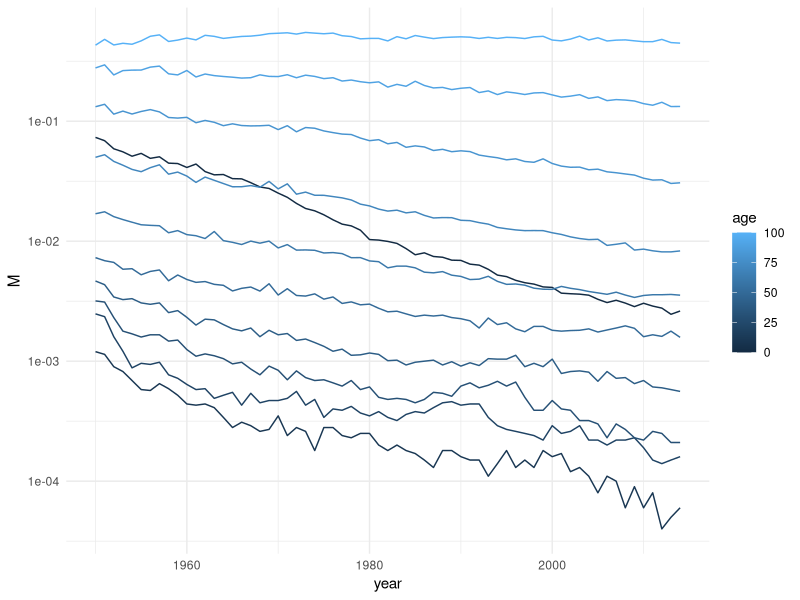
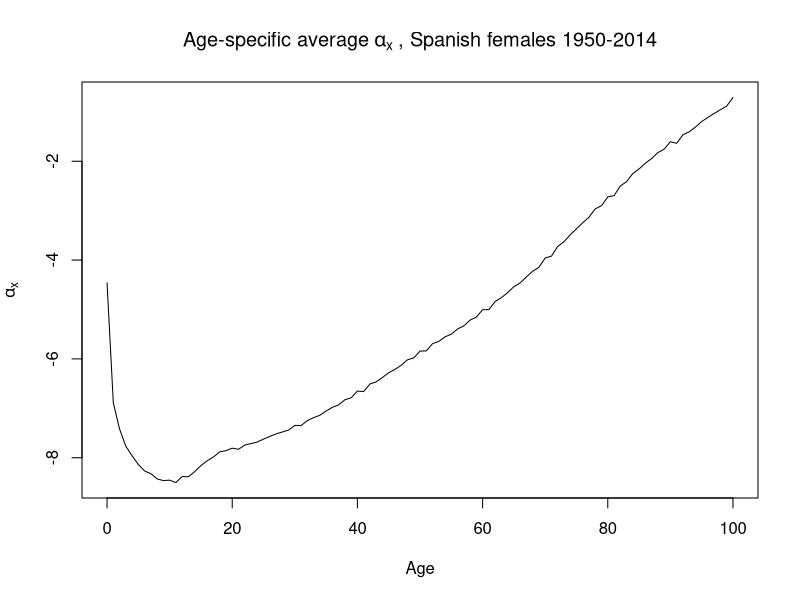
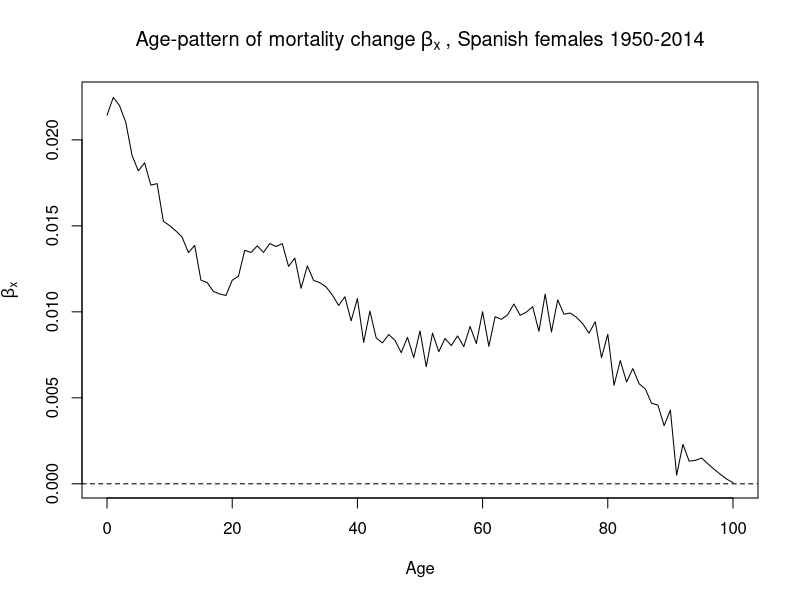
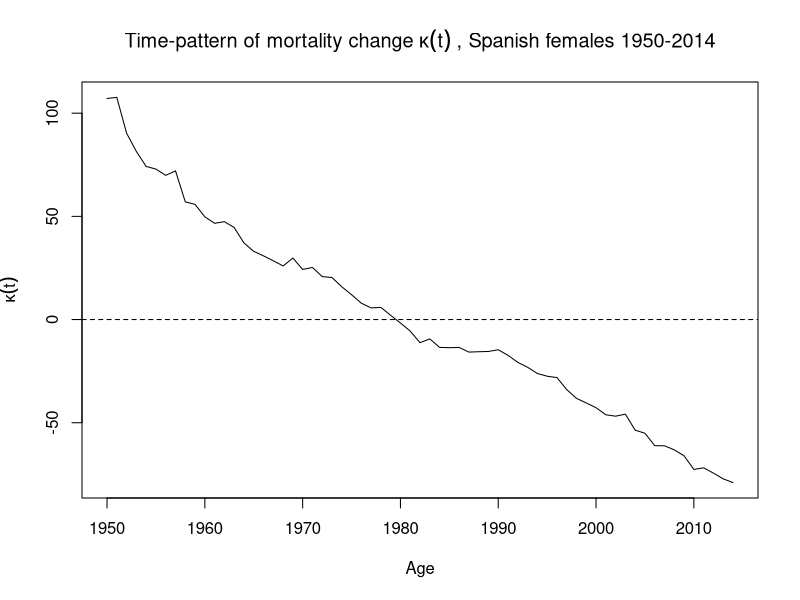
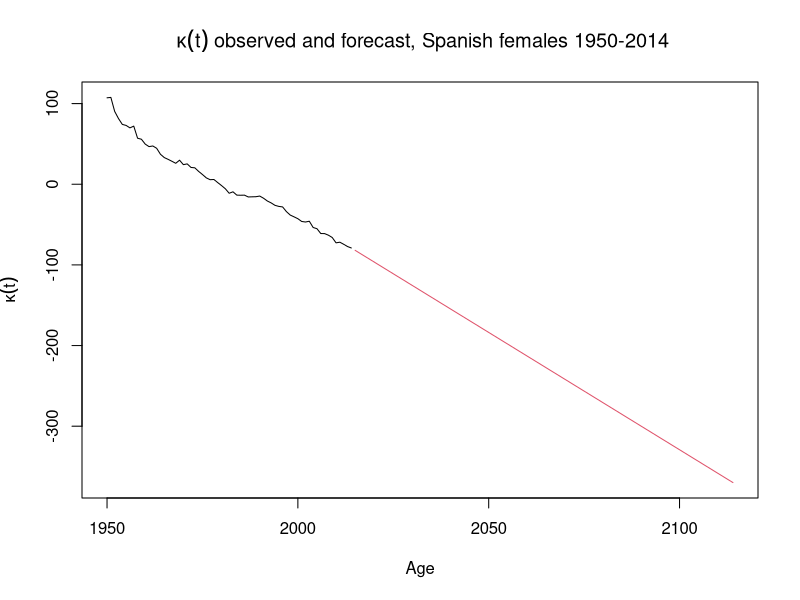
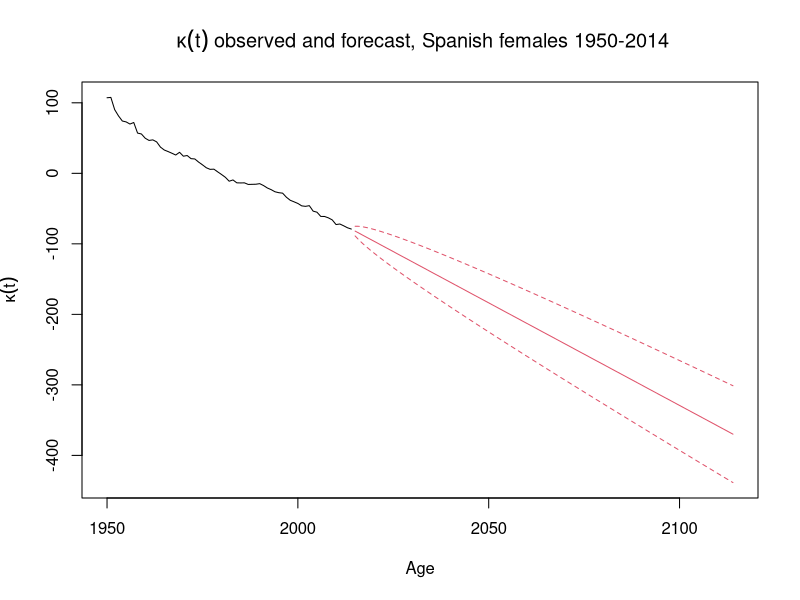
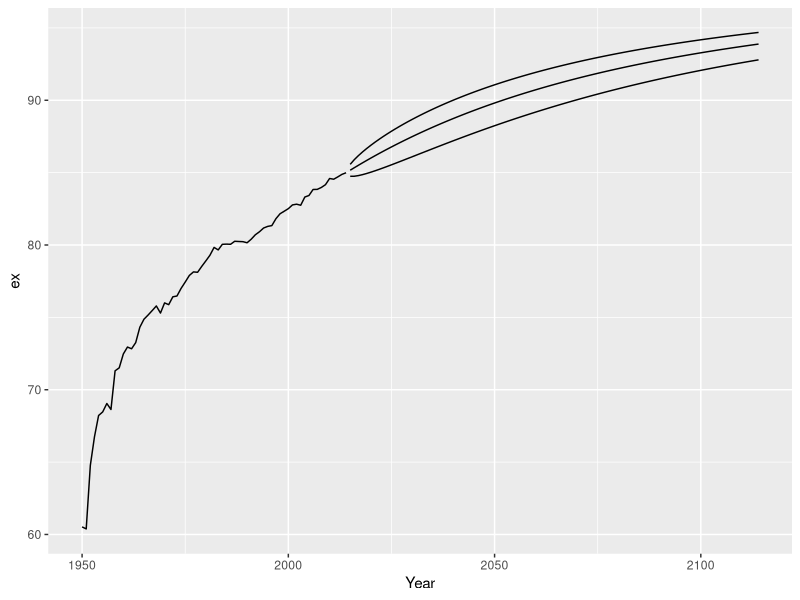
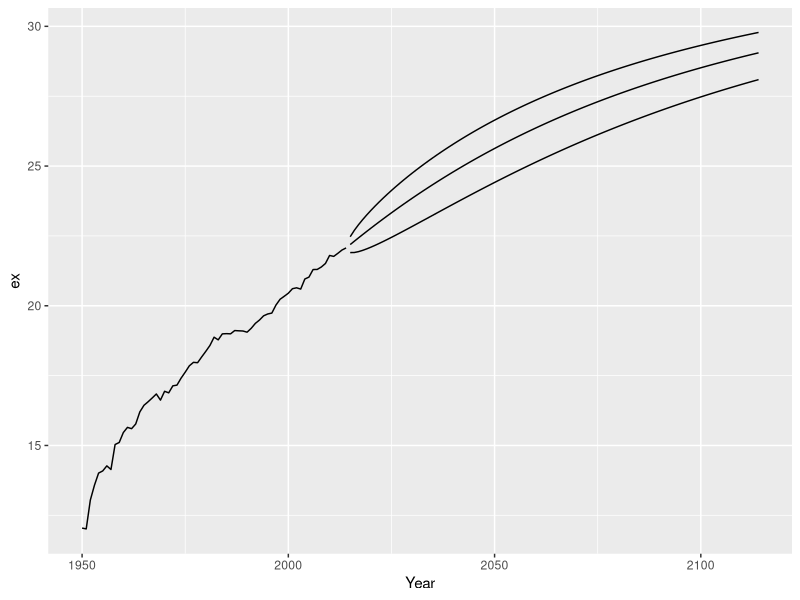

The R source for these figures, in order:
## ---- chunk 1
knitr::opts_chunk$set(echo = TRUE)
## ---- chunk 2
library(tidyverse)
ES <- read_csv("Data/ESmx.csv")
## ---- chunk 3
ES |> 
  filter(age %% 10 == 0) |> 
  ggplot(aes(x = year, y = M, color = age, group = age)) +
  geom_line() +
  scale_y_log10() +
  theme_minimal()
## ---- chunk 4
#Log transformed data
lM <-
  ES |> 
  select(year, age, M) |> 
  pivot_wider(names_from = year, values_from = M) |> 
  column_to_rownames("age") |> 
  as.matrix() |> 
  log()

ax  <- rowMeans(lM)
Age <- rownames(lM) |> as.integer()
## ---- chunk 5
plot(Age, ax, type="l",
     ylab=expression(alpha[x]), xlab="Age",
     main=expression("Age-specific average"~alpha[x]~", Spanish females 1950-2014"))

## ---- chunk 6

#Center the matrix
cent_lM <- sweep(lM, 1, ax, FUN = "-")

## ---- chunk 7
#SVD: using first vectors and value only

svd_lM <- svd(cent_lM)

u      <- svd_lM$u[, 1]
v      <- svd_lM$v[, 1]
d      <- svd_lM$d[1]

#Explained variance

exp.var<- cumsum((svd_lM$d)^2 / sum((svd_lM$d)^2))[1]
exp.var
## ---- chunk 8

#Normalization

Bx <- u / sum(u)
plot(Age, Bx, type="l",
     ylab=expression(beta[x]), xlab="Age",
     main=expression("Age-pattern of mortality change"~beta[x]~", Spanish females 1950-2014"))
abline(h=0, lty=2)

Kt<-v*sum(u)*d
plot(1950:2014, Kt, type="l",
     ylab=expression(kappa(t)), xlab="Age",
     main=expression("Time-pattern of mortality change"~kappa(t)~", Spanish females 1950-2014"))
abline(h=0, lty=2)
## ---- chunk 9

#Forecast horizon
h      <- 1:100
Year   <- 1950:2014
#Drift
lK     <- length(Kt)
drift  <- (Kt[lK] - Kt[1]) / (lK - 1)
drift

#Forecast
Kt.fcst <- Kt[lK] + drift * h
plot(Year, Kt, type = "l", ylim=c(min(Kt.fcst), max(Kt)), 
     xlim = c(Year[1], Year[length(Year)]+h[length(h)]),
     ylab = expression(kappa(t)), xlab="Age",
     main = expression(~kappa(t)~"observed and forecast, Spanish females 1950-2014"))
lines(Year[length(Year)]+h, Kt.fcst, col=2)

## ---- chunk 10

# Fit random walk with drift
fit.Kt <- Kt[1:(lK - 1)] + drift

# Find SE
se     <- sqrt(sum((Kt[2:lK] - fit.Kt)^2) / (length(Kt) - 1))

# Calculate PI
Kt.95u <- Kt.fcst + 1.96 * se * sqrt(h)
Kt.95l <- Kt.fcst - 1.96 * se * sqrt(h)


plot(Year, Kt, type="l", ylim=c(min(Kt.95l), max(Kt)), 
     xlim=c(Year[1], Year[length(Year)]+h[length(h)]),
     ylab=expression(kappa(t)), xlab="Age",
     main=expression(~kappa(t)~"observed and forecast, Spanish females 1950-2014"))
lines(Year[length(Year)]+h, Kt.fcst, col=2)
lines(Year[length(Year)]+h, Kt.95u, col=2, lty=2)
lines(Year[length(Year)]+h, Kt.95l, col=2, lty=2)
## ---- chunk 11
Bx         <- matrix(Bx, ncol = 1)
mx.fit     <- exp(Bx %*% Kt + ax) 
mx.fcst    <- exp(Bx %*% Kt.fcst + ax)
mx.fcst95u <- exp(Bx %*% Kt.95u + ax)
mx.fcst95l <- exp(Bx %*% Kt.95l + ax)
## ---- chunk 12
# add dimension names
dimnames(mx.fit)     <- dimnames(lM)
dimnames(mx.fcst)    <- list(Age = 0:100, Year = 2014 + h)
dimnames(mx.fcst95u) <- list(Age = 0:100, Year = 2014 + h)
dimnames(mx.fcst95l) <- list(Age = 0:100, Year = 2014 + h)

# longer
mx_fit <-
  mx.fit |> 
  as_tibble(rownames = "Age") |> 
  pivot_longer(-Age,
               names_to = "Year",
               values_to = "M") |> 
  mutate(variant = "fitted")

mx_fcst <-
  mx.fcst |> 
  as_tibble(rownames = "Age") |> 
  pivot_longer(-Age,
               names_to = "Year",
               values_to = "forecast")
mx_fcst95u <-
  mx.fcst95u |> 
  as_tibble(rownames = "Age") |> 
  pivot_longer(-Age,
               names_to = "Year",
               values_to = "lower")
mx_fcst95l <-
  mx.fcst95l |> 
  as_tibble(rownames = "Age") |> 
  pivot_longer(-Age,
               names_to = "Year",
               values_to = "upper")

# bind the pieces together into single object
fcst <- mx_fcst |> 
  left_join(mx_fcst95u, by = c("Age", "Year")) |> 
  left_join(mx_fcst95l, by = c("Age", "Year")) |> 
  pivot_longer(forecast:upper, 
               names_to = "variant",
               values_to = "M") |> 
  bind_rows(mx_fit) |> 
  mutate(Age = as.integer(Age),
         Year = as.integer(Year))

## ---- chunk 13
LTfcst <- 
  fcst |> 
  group_by(Year, variant) |> 
  mutate(M = ifelse(is.na(M), .5, M),         # hack
         n = 1,
         ax = case_when(
                Age == 0 & M < .02012 ~ .14916 - 2.02536 * M,
                Age == 0 & M < .07599 ~ 0.037495 + 3.57055 * M,
                Age == 0 & M >= .07599 ~ 0.30663,
                Age == 110 ~ 1 / M,
                TRUE ~ n / 2),
          ax = ifelse(is.infinite(ax),.5,ax),
          qx = (M * n) / (1 + (n - ax) * M),
          qx = ifelse(qx > 1, 1, qx),
          px = 1 - qx,
          lx = c(1, cumprod(px[-n()])),
          dx = qx * lx,
          Lx = lx - (n - ax) * dx,
          Tx = Lx |> rev() |> cumsum() |> rev(),
          ex = Tx / lx)

## ---- chunk 14
LTfcst |> 
  filter(Age == 0) |> 
  ggplot(aes(x = Year, y = ex, group = variant)) +
  geom_line()
## ---- chunk 15
LTfcst |> 
  filter(Age == 65) |> 
  ggplot(aes(x = Year, y = ex, group = variant)) +
  geom_line()
